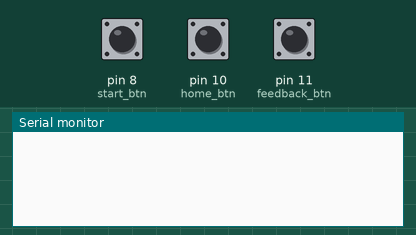
The sketch below on a simulated Arduino Uno, built with avr-gcc and run on an emulated ATmega328P. Parts: the last lines printed to the serial monitor. Inputs (shaded band) come from the test bench; at power-on: pin 10 (home_btn) LOW, pin 8 (start_btn) LOW, pin 11 (feedback_btn) LOW.

Above: at 1.2 s.
1.3 s: pin 10 (home_btn) pulled HIGH for 0.15 s
At 2.4 s:
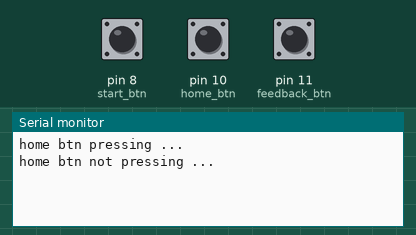
2.9 s: pin 10 (home_btn) pulled HIGH for 1 s
At 4.6 s:
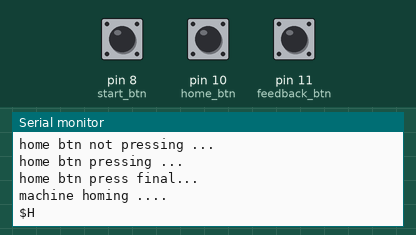
5.4 s: pin 8 (start_btn) pulled HIGH for 3.2 s
At 9.6 s:
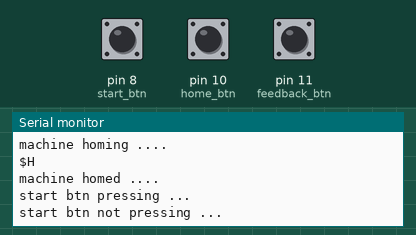
10.1 s: pin 8 (start_btn) pulled HIGH for 1 s
At 11.3 s:
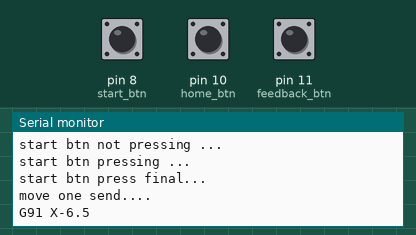
12.6 s: pin 11 (feedback_btn) pulled HIGH for 3.2 s
At 14.61 s:
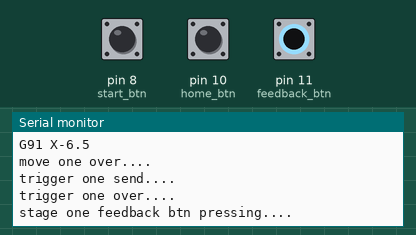
17.3 s: pin 11 (feedback_btn) pulled HIGH for 3.2 s
At 20.0 s:
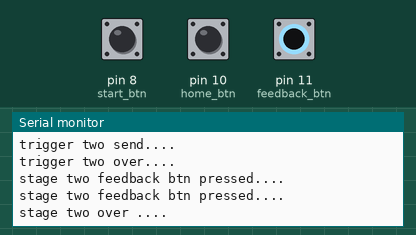

The sketch:

machine_code_final.ino
```cpp
// home btn vars
int home_btn = 10; // 2
bool home_btn_pressing = false;
int home_btn_pressed = false;
unsigned long home_btn_millis = 0;
unsigned long home_btn_delay = 500;

// feedback btn vars
int feedback_btn = 11; // 2
bool feedback_btn_pressing = false;
bool stage_one_feedback_btn_pressed = false;
bool stage_two_feedback_btn_pressed = false;
unsigned long feedback_btn_millis = 0;
unsigned long feedback_btn_delay = 500;

// homing vars
bool mech_homing = false;
bool mech_homed = false;
unsigned long homing_millis = 0;
unsigned long homing_delay = 5000;

// start btn vars
int start_btn = 8; // 3
bool start_btn_pressing = false;
int start_btn_pressed = false;
unsigned long start_btn_millis = 0;
unsigned long start_btn_delay = 500;

// stage one vars
bool move_one_send = false;
bool move_one_over = false;
bool trigger_one_send = false;
bool trigger_one_over = false;
bool stage_one_over = false;
unsigned long move_one_millis = 0;
unsigned long move_one_delay = 3000;
unsigned long trigger_one_millis = 0;
unsigned long trigger_one_delay = 700;


// stage two vars
bool move_two_send = false;
bool move_two_over = false;
bool trigger_two_send = false;
bool trigger_two_over = false;
bool stage_two_over = false;
unsigned long move_two_millis = 0;
unsigned long move_two_delay = 3000;
unsigned long trigger_two_millis = 0;
unsigned long trigger_two_delay = 700;

// common vars
unsigned long currentMillis = 0;
bool debug = true;
bool debug_delay = false;
int trigger = 12; // 10

void setup() {
  Serial.begin(115200);
  pinMode(home_btn, INPUT);
  pinMode(start_btn, INPUT);
  pinMode(feedback_btn, INPUT);

  pinMode(trigger, OUTPUT);

  digitalWrite(trigger, LOW);
}

void loop() {
  currentMillis = millis();

  // home button rutine

  if (digitalRead(home_btn) == 1 && home_btn_pressing == false && home_btn_pressed == false) {
    home_btn_pressing = true;
    if (debug == true) {
      Serial.println("home btn pressing ...");
    }
    home_btn_millis = currentMillis;
  }
  if (currentMillis - home_btn_millis >= home_btn_delay && home_btn_pressing == true) {
    if (home_btn_pressed == false) {
      home_btn_pressed = true;
      home_btn_pressing = false;
      if (debug == true) {
        Serial.println("home btn press final...");
      }
    }
  }
  if (home_btn_pressing == true) {
    if (debug == true && debug_delay == true) {
      Serial.println(currentMillis - home_btn_millis);
    }
  }
  if (digitalRead(home_btn) == 0 && home_btn_pressing == true && home_btn_pressed == false) {
    home_btn_pressing = false;
    if (debug == true) {
      Serial.println("home btn not pressing ...");
    }
  }

  // homing rutine

  if (home_btn_pressed == true && mech_homing == false && mech_homed == false) {
    homing_millis = currentMillis;
    mech_homing = true;
    if (debug == true) {
      Serial.println("machine homing ....");
    }
    // homing cmd
    Serial.println("$H");
  }
  if (mech_homing == true && mech_homed == false) {
    if (debug == true && debug_delay == true) {
      Serial.println(currentMillis - homing_millis);
    }
  }
  if (mech_homing == true && currentMillis - homing_millis >= homing_delay) {
    if (mech_homed == false) {
      mech_homed = true;
      mech_homing = false;
      if (debug == true) {
        Serial.println("machine homed ....");
      }
    }
  }

  // start button rutine

  if (digitalRead(start_btn) == 1 && start_btn_pressing == false && start_btn_pressed == false && mech_homed == true) {
    start_btn_pressing = true;
    if (debug == true) {
      Serial.println("start btn pressing ...");
    }
    start_btn_millis = currentMillis;
  }
  if (currentMillis - start_btn_millis >= start_btn_delay && start_btn_pressing == true) {
    if (start_btn_pressed == false) {
      start_btn_pressed = true;
      start_btn_pressing = false;
      if (debug == true) {
        Serial.println("start btn press final...");
      }
    }
  }
  if (start_btn_pressing == true) {
    if (debug == true && debug_delay == true) {
      Serial.println(currentMillis - start_btn_millis);
    }
  }
  if (digitalRead(start_btn) == 0 && start_btn_pressing == true && start_btn_pressed == false) {
    start_btn_pressing = false;
    if (debug == true) {
      Serial.println("start btn not pressing ...");
    }
  }
  // stage one rutine

  if (start_btn_pressed == true && move_one_send == false) {
    move_one_send = true;
    move_one_millis = currentMillis;
    if (debug == true) {
      Serial.println("move one send....");
    }
    //send move one cmd
    Serial.println("G91 X-6.5");
  }
  if (move_one_send == true && move_one_over == false) {
    if (debug == true && debug_delay == true) {
      Serial.println(currentMillis - move_one_millis);
    }
  }
  if (move_one_send == true && currentMillis - move_one_millis >= move_one_delay) {
    if (move_one_over == false) {
      move_one_over = true;
      if (debug == true) {
        Serial.println("move one over....");
      }
    }
  }
  if (move_one_over == true && trigger_one_send == false) {
    trigger_one_send =  true;
    trigger_one_millis = currentMillis;
    digitalWrite(trigger, HIGH);
    if (debug == true) {
      Serial.println("trigger one send....");
    }
  }
  if (trigger_one_send == true && trigger_one_over == false) {
    if (debug == true && debug_delay == true) {
      Serial.println(currentMillis - trigger_one_millis);
    }
  }
  if (trigger_one_send == true && currentMillis - trigger_one_millis >= trigger_one_delay) {
    if (trigger_one_over == false) {
      trigger_one_over = true;
      digitalWrite(trigger, LOW);
      if (debug == true) {
        Serial.println("trigger one over....");
      }
    }
  }

  if (digitalRead(feedback_btn) == 1 && trigger_one_over == true && feedback_btn_pressing == false && stage_one_feedback_btn_pressed == false) {
    feedback_btn_pressing = true;
    feedback_btn_millis = currentMillis;
    if (debug == true) {
      Serial.println("stage one feedback btn pressing....");
    }
  }
  if (feedback_btn_pressing == true && stage_one_feedback_btn_pressed == false && currentMillis - feedback_btn_millis >= feedback_btn_delay) {
    stage_one_feedback_btn_pressed = true;
    feedback_btn_pressing = false;
    if (debug == true) {
      Serial.println("stage one feedback btn pressed....");
    }
  }
  if (digitalRead(feedback_btn) == 0 && feedback_btn_pressing == true && stage_one_feedback_btn_pressed == false) {
    feedback_btn_pressing = false;
    if (debug == true) {
      Serial.println("stage one feedback btn not pressed...");
    }
  }

  if (stage_one_feedback_btn_pressed == true && trigger_one_over == true && stage_one_over == false) {
    stage_one_over = true;
    if (debug == true) {
      Serial.println("stage one over ....");
    }
  }

  // stage two rutine

  if (stage_one_over == true && move_two_send == false) {
    move_two_send = true;
    move_two_millis = currentMillis;
    if (debug == true) {
      Serial.println("move two send....");
    }
    //send move two cmd
    Serial.println("G91 X6.5");
  }
  if (move_two_send == true && move_two_over == false) {
    if (debug == true && debug_delay == true) {
      Serial.println(currentMillis - move_two_millis);
    }
  }
  if (move_two_send == true && currentMillis - move_two_millis >= move_two_delay) {
    if (move_two_over == false) {
      move_two_over = true;
      if (debug == true) {
        Serial.println("move two over....");
      }
    }
  }
  if (move_two_over == true && trigger_two_send == false) {
    trigger_two_send =  true;
    trigger_two_millis = currentMillis;
    digitalWrite(trigger, HIGH);
    if (debug == true) {
      Serial.println("trigger two send....");
    }
  }
  if (trigger_two_send == true && trigger_two_over == false) {
    if (debug == true && debug_delay == true) {
      Serial.println(currentMillis - trigger_two_millis);
    }
  }
  if (trigger_two_send == true && currentMillis - trigger_two_millis >= trigger_two_delay) {
    if (trigger_two_over == false) {
      trigger_two_over = true;
      digitalWrite(trigger, LOW);
      if (debug == true) {
        Serial.println("trigger two over....");
      }
    }
  }

  if (digitalRead(feedback_btn) == 1 && trigger_two_over == true && feedback_btn_pressing == false && stage_two_feedback_btn_pressed == false) {
    feedback_btn_pressing = true;
    feedback_btn_millis = currentMillis;
    if (debug == true) {
      Serial.println("stage two feedback btn pressed....");
    }
  }
  if (feedback_btn_pressing == true && stage_two_feedback_btn_pressed == false && currentMillis - feedback_btn_millis >= feedback_btn_delay) {
    stage_two_feedback_btn_pressed = true;
    feedback_btn_pressing = false;
    if (debug == true) {
      Serial.println("stage two feedback btn pressed....");
    }
  }
  if (digitalRead(feedback_btn) == 0 && feedback_btn_pressing == true && stage_two_feedback_btn_pressed == false) {
    feedback_btn_pressing = false;
    if (debug == true) {
      Serial.println("stage two feedback btn not pressed....");
    }
  }

  if (stage_two_feedback_btn_pressed == true && trigger_two_over == true && stage_two_over == false) {
    stage_two_over = true;
    if (debug == true) {
      Serial.println("stage two over ....");
    }
  }

  // reset everything
  if (stage_two_over == true) {
    // start button rutine
    start_btn_pressed = false;
    stage_one_feedback_btn_pressed = false;
    stage_two_feedback_btn_pressed = false;

    // stage one runtine
    move_one_send = false;
    move_one_over = false;
    trigger_one_send = false;
    trigger_one_over = false;
    stage_one_over = false;

    // stage one runtine
    move_two_send = false;
    move_two_over = false;
    trigger_two_send = false;
    trigger_two_over = false;
    stage_two_over = false;
  }
} // loop
```

Measured:
- after the input at 1.3 s, the serial monitor: prints a new line at once (image 1)
- after the input at 2.9 s, the serial monitor: prints a new line after 0.50 s (image 2)
- after the input at 5.4 s, the serial monitor: prints a new line after 3.0 s (image 3)
- after the input at 10.1 s, the serial monitor: prints a new line after 0.50 s (image 4)
- after the input at 12.6 s, the serial monitor: prints a new line after 1.7 s (image 5)
- after the input at 17.3 s, the serial monitor: prints a new line after 1.2 s (image 6)
